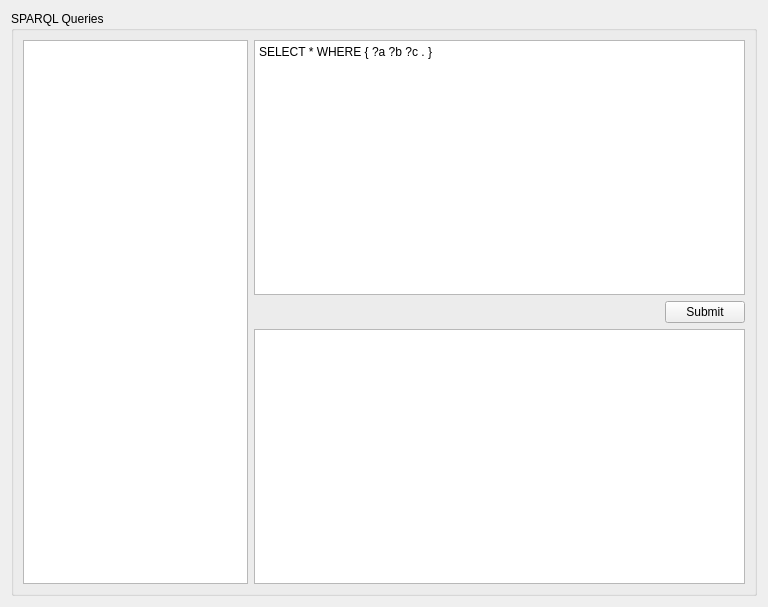
<?xml version="1.0" encoding="UTF-8"?>
<ui version="4.0">
 <class>SPARQLWidget</class>
 <widget class="QWidget" name="SPARQLWidget">
  <property name="geometry">
   <rect>
    <x>0</x>
    <y>0</y>
    <width>768</width>
    <height>607</height>
   </rect>
  </property>
  <property name="windowTitle">
   <string>SPARQL</string>
  </property>
  <layout class="QGridLayout" name="gridLayout_2">
   <item row="0" column="0">
    <widget class="QGroupBox" name="groupBox_2">
     <property name="title">
      <string>SPARQL Queries</string>
     </property>
     <layout class="QGridLayout" name="gridLayout">
      <item row="2" column="1">
       <layout class="QVBoxLayout" name="verticalLayout">
        <item>
         <widget class="QPlainTextEdit" name="queryEdit">
          <property name="plainText">
           <string>SELECT * WHERE { ?a ?b ?c . }</string>
          </property>
          <property name="placeholderText">
           <string notr="true">SELECT ?s ?p ?o WHERE { ?s ?p ?o . }</string>
          </property>
         </widget>
        </item>
        <item>
         <layout class="QHBoxLayout" name="horizontalLayout">
          <item>
           <spacer name="horizontalSpacer">
            <property name="orientation">
             <enum>Qt::Horizontal</enum>
            </property>
            <property name="sizeHint" stdset="0">
             <size>
              <width>442</width>
              <height>20</height>
             </size>
            </property>
           </spacer>
          </item>
          <item>
           <widget class="QPushButton" name="btnQuery">
            <property name="text">
             <string>Submit</string>
            </property>
           </widget>
          </item>
         </layout>
        </item>
        <item>
         <widget class="QTreeView" name="queryResultView"/>
        </item>
       </layout>
      </item>
      <item row="2" column="0">
       <widget class="QListView" name="queryList"/>
      </item>
     </layout>
    </widget>
   </item>
  </layout>
 </widget>
 <resources/>
 <connections/>
</ui>
